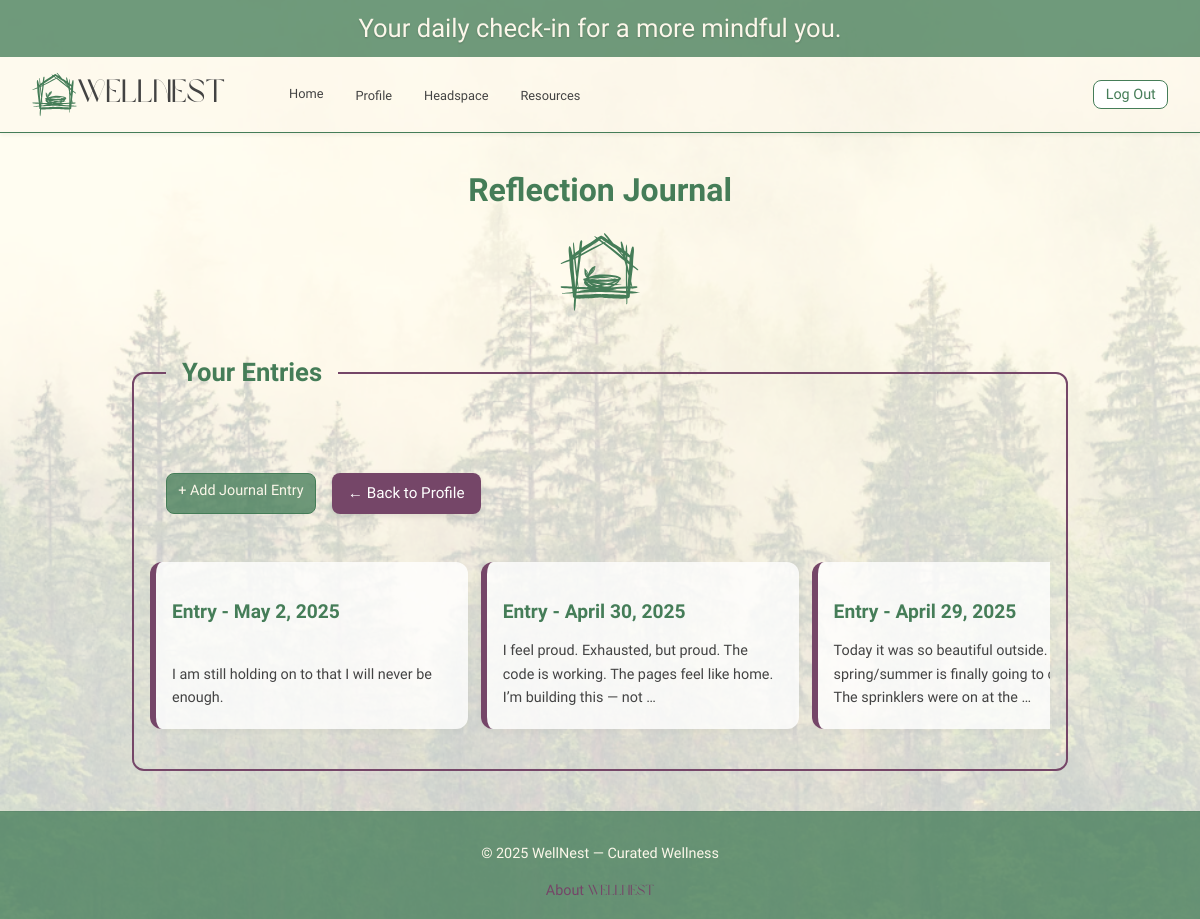
Before: /reflections/ (signed in) with the older database file.
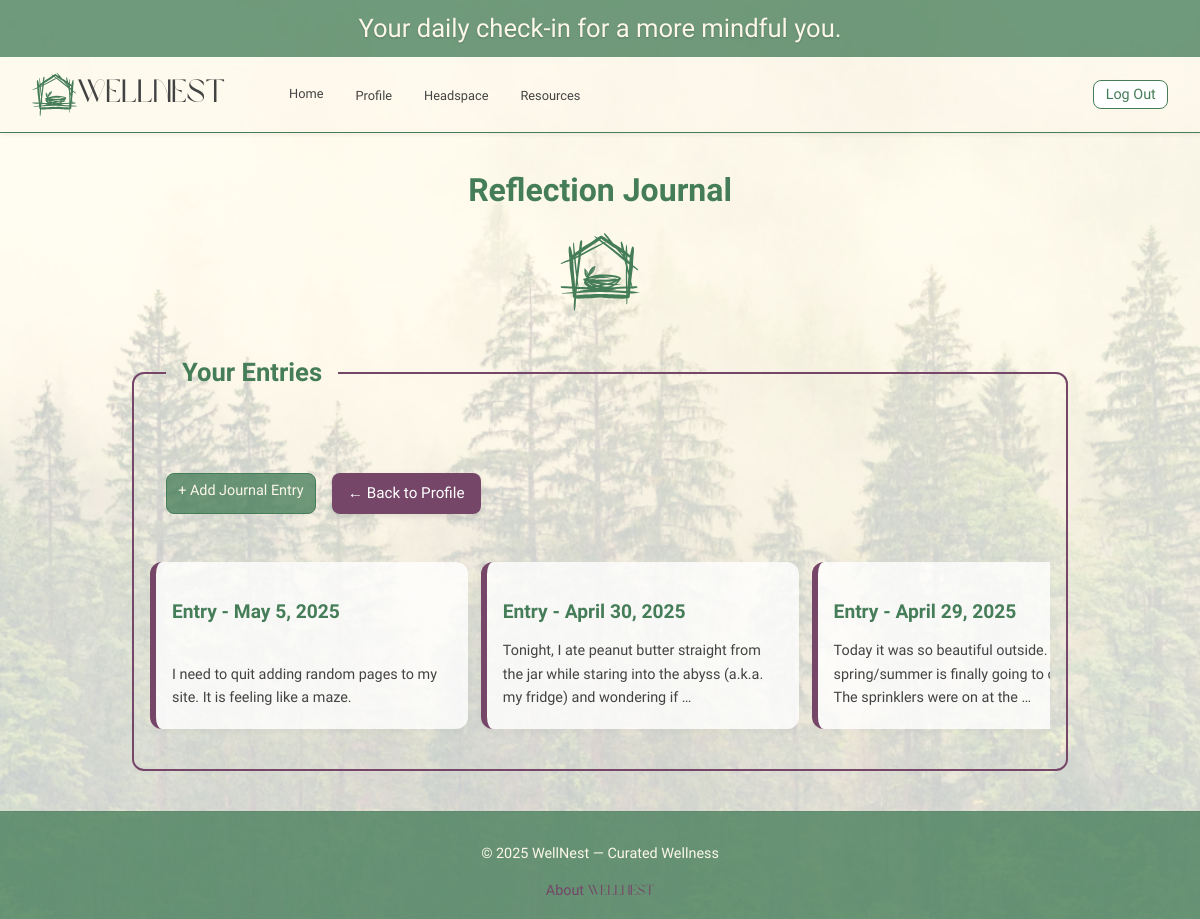
After: the same page with the newer database file.
### main_app/models.py (models this page shows, shortened)
class JournalEntry(models.Model):
    date = models.DateField('Entry date')
    content = models.TextField()
    user = models.ForeignKey(User, on_delete=models.CASCADE)
    class Meta:
        ordering = ['-date']

### main_app/views/reflection_views.py (the view)
# urls.py: path('reflections/', views.reflection_index, name='reflection-index'),
@login_required
def reflection_index(request):
    user = request.user
    reflections = JournalEntry.objects.filter(user=user)
    return render(request, 'reflections/index.html', {'reflections': reflections})

### main_app/templates/reflections/index.html
{% extends 'base.html' %}
{% load static %}
{% block head %}
<link rel="stylesheet" href="{% static 'css/habits/habit-index.css' %}">
{% endblock %}
{% block content %}
<section class="page-header">
  <h1>Reflection Journal</h1>
  <img src="{% static 'images/whiteNestHouse.svg' %}" alt="WellNest House Logo" class="tiny-logo">
</section>
<section class="habit-groups">
  <fieldset class="habit-group">
    <legend class="habit-legend">Your Entries</legend>
    <div class="section-actions">
        <a href="{% url 'reflection-create' %}" class="btn-solid small-btn">+ Add Journal Entry</a>
        <a href="{% url 'profile' %}" class="btn back-btn">← Back to Profile</a>
    </div>
    <div class="card-container">
      {% for reflection in reflections %}
        <a href="{% url 'reflection-detail' reflection.id %}" class="card">
            <div class="card-content">
            <h3 class="card-title">Entry - {{ reflection.date }}</h3>
            <p>{{ reflection.content|truncatewords:20 }}</p>
            </div>
        </a>
      {% empty %}
        <p class="no-data">You haven’t written anything yet. Start your first journal entry above.</p>
      {% endfor %}
    </div>
  </fieldset>
</section>
{% endblock %}

### main_app/templates/base.html (shortened to what this page needs)
<!DOCTYPE html>
<html lang="en">
<head>
    {% load static %}
    <link rel="stylesheet" href="{% static 'css/base.css' %}">
    {% block head %}{% endblock %}
</head>
<body>
    <div class="layout-wrapper">
        <div class="top-banner">
            <span id="quote-text">Your daily check-in for a more mindful you.</span>
        </div>
        <header>
            <nav class="navbar">
                <div class="navbar-left">
                    <img src="{% static 'images/whiteNestHouse.svg' %}" alt="WellNest Logo" class="navbar-logo">
                    <span class="site-title">WellNest</span>
                    {% if user.is_authenticated %}
                        <a href="{% url 'profile' %}">Home</a>
                        {% else %}
                        <a href="{% url 'home' %}">Home</a>
                        {% endif %}
                    <div class="dropdown">
                        <a href="{% url 'profile' %}">Profile</a>
                    </div>
                    <div class="dropdown">
                        <a href="{% url 'headspace-index' %}">Headspace</a>
                    </div>
                    <div class="dropdown">
                        <a href="{% url 'resource-index' %}">Resources</a>
                    </div>
                </div>
                <div class="navbar-right">
                    {% if user.is_authenticated %}
                    <form id="logout-form" method="post" action="{% url 'logout' %}">
                        <button type="submit" class="btn-outline">Log Out</button>
                    </form>
                    {% else %}
                    <a href="{% url 'login' %}" class="btn-outline">Log In</a>
                    <a href="{% url 'signup' %}" class="btn-solid">Sign Up</a>
                    {% endif %}
                </div>
            </nav>
        </header>
        <main>
            {% block content %}
            {% endblock %}
        </main>
        <footer>
            <p>© 2025 WellNest — Curated Wellness</p>
            <a href="{% url 'about' %}" class="footer-link">About <span>WellNest</span></a>
        </footer>
    </div>
</body>
</html>

### main_app/static/css/base.css (style rules this page uses)
body, p, a, li, button, input, textarea { font-family: 'Be Vietnam Pro', sans-serif; }
h1, h2, h3 { font-family: 'Be Vietnam Pro', sans-serif; font-weight: 600; }
.site-title, h1.welcome-title, .profile-container h1, .home-intro h1 { font-family: 'Brown Sugar', cursive; }
:root { --color-brand-primary: #457D58; --color-brand-secondary: #CCC9A1; --color-text-primary: #434343; --color-text-secondary: #8E8E8E; --color-background: #fcf7ea; --color-accent-optional: #754668; }
html, body { height: 100%; margin: 0; }
.layout-wrapper { min-height: 100vh; display: flex; flex-direction: column; }
main { flex: 1; }
body { font-family: 'Be Vietnam Pro', Arial, sans-serif; background: linear-gradient(rgba(255, 255, 255, 0.7), rgba(255, 255, 255, 0.7)), url('/static/images/Reflection.png') no-repeat center center fixed; background-size: cover; color: var(--color-text-primary); line-height: 1.6; height: 800px; display: flex; flex-direction: column; }
.top-banner { background-color: #457d58c5; color: var(--color-background); text-align: center; padding: 0.5rem 1rem; font-size: 1rem; font-weight: 100; }
#quote-text { font-family: 'Style Script', cursive; font-weight: 300; font-size: 1.6rem; color: var(--color-background); transition: opacity 0.9s ease-in-out; text-shadow: 0px 1px 2px rgba(0, 0, 0, 0.2); }
.navbar { display: flex; justify-content: space-between; align-items: center; padding: 0.75rem 2rem; background-color: #fcf7ea7b; box-shadow: 0 2px 4px rgba(0, 0, 0, 0.05); border-bottom: 0.8px solid var(--color-brand-primary); }
.navbar-left, .navbar-right { display: flex; align-items: center; gap: 2rem; }
.navbar-logo { height: 45px; width: auto; }
.site-title { font-family: 'Brown Sugar', sans-serif; font-size: 2rem; color: var(--color-text-primary); margin-left: -2rem; margin-right: 2rem; }
.navbar-left a, .dropdown>a { text-decoration: none; color: var(--color-text-primary); font-weight: 500; font-size: 0.8rem; position: relative; transition: all 0.4s ease; }
.navbar-left a::after, .dropdown>a::after { content: ""; position: absolute; width: 0%; height: 2px; bottom: -2px; left: 0; background-color: var(--color-accent-optional); transition: width 0.6s ease; }
.dropdown { position: relative; }
.btn-solid, .btn-outline, .small-btn { text-decoration: none; font-size: 0.9rem; padding: 0.3rem 0.7rem; border-radius: 8px; font-weight: 500; display: inline-block; transition: background-color 0.3s ease, color 0.3s ease; }
.btn-outline { border: 1px solid var(--color-brand-primary); color: var(--color-brand-primary); background-color: transparent; }
.btn-solid { border: 1px solid var(--color-brand-primary); background-color: #457d58c5; color: var(--color-background); }
footer { background-color: #457d58c5; color: var(--color-background); text-align: center; padding: 1rem; font-family: 'Be Vietnam Pro', sans-serif; font-size: 0.9rem; border-top: 1px solid rgba(0, 0, 0, 0.05); margin-top: auto; }
footer a { display: block; margin-top: 0.5rem; color: var(--color-accent-optional); text-decoration: none; font-weight: 500; transition: color 0.3s ease; font-family: 'Be Vietnam Pro', sans-serif; font-weight: 100; }
.footer-link { display: block; margin-top: 0.5rem; color: var(--color-accent-optional); text-decoration: none; font-weight: 500; transition: color 0.3s ease; font-family: 'Be Vietnam Pro', sans-serif; font-weight: 100; }
footer span { font-family: 'Brown Sugar', cursive; font-weight: 400; }
.back-btn { all: unset; display: inline-block; background-color: var(--color-accent-optional); color: white; margin-left: 1rem; padding: 0.5rem 1rem; border-radius: 0.5rem; font-size: 0.95rem; font-weight: 500; text-align: center; text-decoration: none; cursor: pointer; box-shadow: 0 2px 6px rgba(0, 0, 0, 0.1); transition: all 0.3s ease; }

Changed rows visible on the page:
removed JournalEntry: date "May 2, 2025", content "I am still holding on to that I will never be enough."
added JournalEntry: date "May 5, 2025", content "I need to quit adding random pages to my site. It is feeling like a maze."
changed JournalEntry: content "I feel proud. Exhausted, but proud. The code is working. The pages feel like home. I’m building this — not …" → "Tonight, I ate peanut butter straight from the jar while staring into the abyss (a.k.a. my fridge) and wondering if …"
